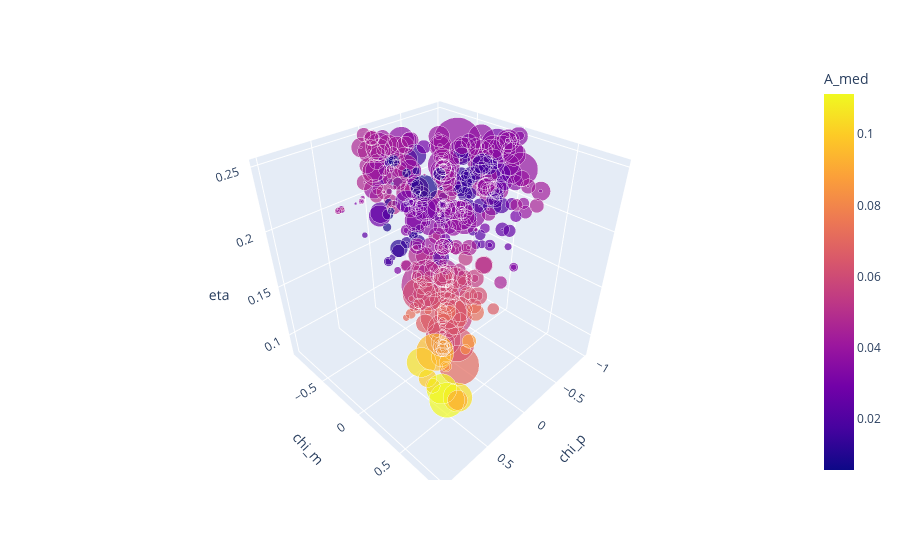

Here is the notebook cell this chart was saved with:
### Code cell
import plotly.express as px
fig = px.scatter_3d(df_mode_3D_full, x='chi_p', y='chi_m', z='eta',
                    color='A_med', size='A_range_inv', size_max=50,
                    hover_name = 'SXS_num',
                    hover_data = ['A_med', 'A_pred', 'chi_1_z', 'chi_2_z', 'q', 'chi_rem', 'A_range'])
fig.show()

### Figure 1 — Plotly figure (JSON) as saved in the notebook; plotly's stock layout.template omitted (floating-point values rounded to 4 significant figures; data arrays with more than 128 entries replaced by an {"elided": "..."} marker saying what was removed)
{"data": [{"customdata": {"elided": "454x7 float values"}, "hovertemplate": "<b>%{hovertext}</b><br><br>chi_p=%{x}<br>chi_m=%{y}<br>eta=%{z}<br>A_range_inv=%{marker.size}<br>A_med=%{marker.color}<br>A_pred=%{customdata[1]}<br>chi_1_z=%{customdata[2]}<br>chi_2_z=%{customdata[3]}<br>q=%{customdata[4]}<br>chi_rem=%{customdata[5]}<br>A_range=%{customdata[6]}<extra></extra>", "hovertext": {"elided": "454 int values"}, "legendgroup": "", "marker": {"color": {"elided": "454 float values"}, "coloraxis": "coloraxis", "size": {"elided": "454 float values"}, "sizemode": "area", "sizeref": 1.387, "symbol": "circle"}, "mode": "markers", "name": "", "scene": "scene", "showlegend": false, "type": "scatter3d", "x": {"elided": "454 float values"}, "y": {"elided": "454 float values"}, "z": {"elided": "454 float values"}}], "layout": {"coloraxis": {"colorbar": {"title": {"text": "A_med"}}, "colorscale": [[0, "#0d0887"], [0.1111, "#46039f"], [0.2222, "#7201a8"], [0.3333, "#9c179e"], [0.4444, "#bd3786"], [0.5556, "#d8576b"], [0.6667, "#ed7953"], [0.7778, "#fb9f3a"], [0.8889, "#fdca26"], [1, "#f0f921"]]}, "legend": {"itemsizing": "constant", "tracegroupgap": 0}, "margin": {"t": 60}, "scene": {"domain": {"x": [0, 1], "y": [0, 1]}, "xaxis": {"title": {"text": "chi_p"}}, "yaxis": {"title": {"text": "chi_m"}}, "zaxis": {"title": {"text": "eta"}}}}}
